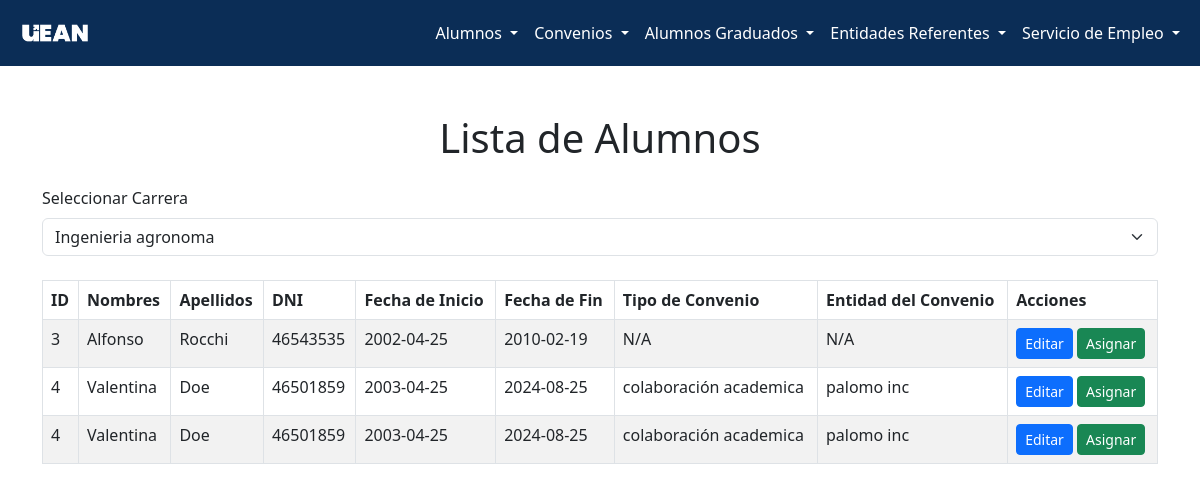
Screenshot of /listar_alumnos.php?carrera=Ingenieria agronoma with the database file from the repository.
### tables this page shows
CREATE TABLE `alumno` (
  `id` int(11) NOT NULL,
  `nombres` varchar(50) NOT NULL,
  `apellidos` varchar(50) NOT NULL,
  `pasantía` enum('rentada','no rentada') DEFAULT NULL,
  `dni` int(11) NOT NULL,
  `carrera` varchar(255) NOT NULL,
  `fecha_inicio` date NOT NULL,
  `fecha_fin` date NOT NULL,
  `observaciones` varchar(255) NOT NULL,
  `puesto` varchar(255) NOT NULL,
  `convenio_file` varchar(255) NOT NULL,
  `es_graduado` enum('SI','NO') NOT NULL DEFAULT 'NO'
);

### listar_alumnos.php (the view, shortened to what this page needs)
<?php
require 'conexion.php';
include 'navbar.php';
$carrera_query = "SELECT DISTINCT carrera FROM alumno";
$carrera_result = $conn->query($carrera_query);
$carrera_seleccionada = isset($_GET['carrera']) ? $_GET['carrera'] : null;
$alumnos = [];
if ($carrera_seleccionada) {
    $alumno_query = "
        SELECT
            a.*,
            COALESCE(cp.tipo_convenio, co.tipo_convenio, 'N/A') AS tipo_convenio,
            COALESCE(e.nombre, 'N/A') AS entidad_convenio
        FROM alumno a
        LEFT JOIN convenio_pasantia_beneficio_alumno cpba ON a.id = cpba.id_alumno
        LEFT JOIN convenios_pasantia_beneficios cp ON cpba.id_convenio_beneficio = cp.id
        LEFT JOIN convenio_otros_alumno coa ON a.id = coa.id_alumno
        LEFT JOIN convenio_otros co ON coa.id_convenio_otros = co.id
        LEFT JOIN entidad e ON e.id = COALESCE(cp.id_entidad, co.id_entidad)
        WHERE a.carrera = ? AND a.es_graduado = 'NO'";
    $stmt = $conn->prepare($alumno_query);
    $stmt->bind_param("s", $carrera_seleccionada);
    $stmt->execute();
    $result = $stmt->get_result();
    $alumnos = $result->fetch_all(MYSQLI_ASSOC);
}
?>
<!DOCTYPE html>
<html lang="en">
<head>
    <link href="https://cdn.jsdelivr.net/npm/bootstrap@5.3.0-alpha1/dist/css/bootstrap.min.css" rel="stylesheet">
</head>
<body>
    <div class="container mt-5">
        <h1 class="mb-4 text-center">Lista de Alumnos</h1>
        <form method="GET" class="mb-4">
            <div class="row align-items-center">
                <div class="col-md-100">
                    <label for="carrera" class="form-label">Seleccionar Carrera</label>
                    <select class="form-select" id="carrera" name="carrera" onchange="this.form.submit()">
                        <?php while ($row = $carrera_result->fetch_assoc()): ?>
                            <option value="<?= htmlspecialchars($row['carrera']) ?>" <?= $row['carrera'] === $carrera_seleccionada ? 'selected' : '' ?>>
                                <?= htmlspecialchars($row['carrera']) ?>
                            </option>
                        <?php endwhile; ?>
                    </select>
                </div>
            </div>
        </form>
        <?php if ($carrera_seleccionada): ?>
            <?php if (!empty($alumnos)): ?>
                <table class="table table-bordered table-striped">
                    <thead>
                        <tr>
                            <th>ID</th>
                            <th>Nombres</th>
                            <th>Apellidos</th>
                            <th>DNI</th>
                            <th>Fecha de Inicio</th>
                            <th>Fecha de Fin</th>
                            <th>Tipo de Convenio</th>
                            <th>Entidad del Convenio</th>
                            <th>Acciones</th>
                        </tr>
                    </thead>
                    <tbody>
                        <?php foreach ($alumnos as $alumno): ?>
                            <tr>
                                <td><?= htmlspecialchars($alumno['id']) ?></td>
                                <td><?= htmlspecialchars($alumno['nombres']) ?></td>
                                <td><?= htmlspecialchars($alumno['apellidos']) ?></td>
                                <td><?= htmlspecialchars($alumno['dni']) ?></td>
                                <td><?= htmlspecialchars($alumno['fecha_inicio']) ?></td>
                                <td><?= htmlspecialchars($alumno['fecha_fin']) ?></td>
                                <td><?= htmlspecialchars($alumno['tipo_convenio']) ?></td>
                                <td><?= htmlspecialchars($alumno['entidad_convenio']) ?></td>
                                <td>
                                    <a href="editar_alumno.php?id=<?= htmlspecialchars($alumno['id']) ?>" class="btn btn-primary btn-sm">Editar</a>
                                    <a href="asignar_convenio.php?id=<?= htmlspecialchars($alumno['id']) ?>" class="btn btn-success btn-sm">Asignar</a>
                                </td>
                            </tr>
                        <?php endforeach; ?>
                    </tbody>
                </table>
            <?php else: ?>
                <p class="text-danger">No hay alumnos registrados en esta carrera.</p>
            <?php endif; ?>
        <?php else: ?>
            <p class="text-info">Seleccione una carrera para ver los alumnos.</p>
        <?php endif; ?>
    </div>
</body>
</html>

### rows the page displays
alumno: id "3", nombres "Alfonso", apellidos "Rocchi", dni "46543535", fecha_inicio "2002-04-25", fecha_fin "2010-02-19", tipo_convenio "N/A", entidad_convenio "N/A"
alumno: id "4", nombres "Valentina", apellidos "Doe", dni "46501859", fecha_inicio "2003-04-25", fecha_fin "2024-08-25", tipo_convenio "colaboración academica", entidad_convenio "palomo inc"

### other values shown
form field carrera "Ingenieria agronoma"
